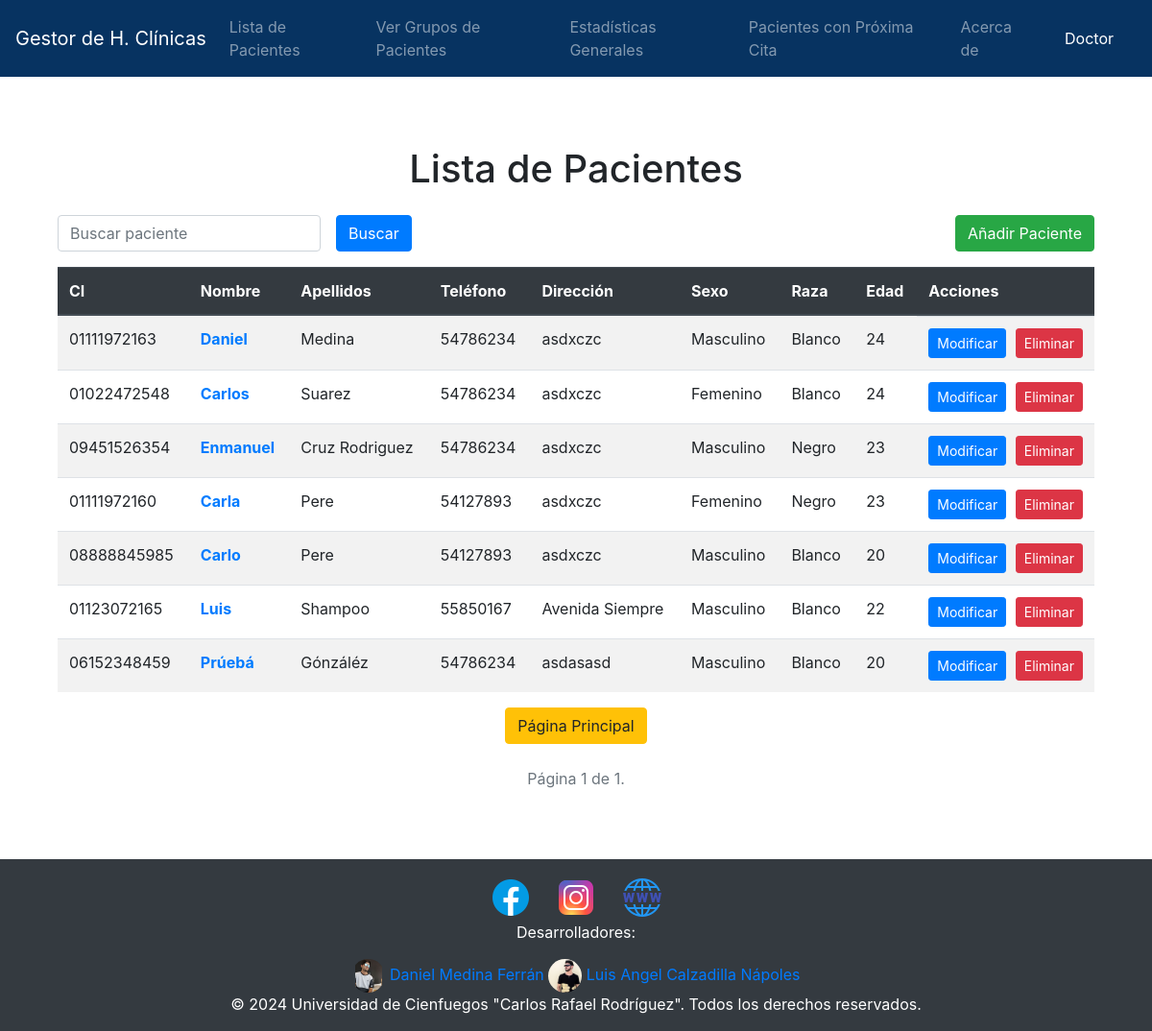
The page /pacientes/ (signed in) on the database as committed earlier.
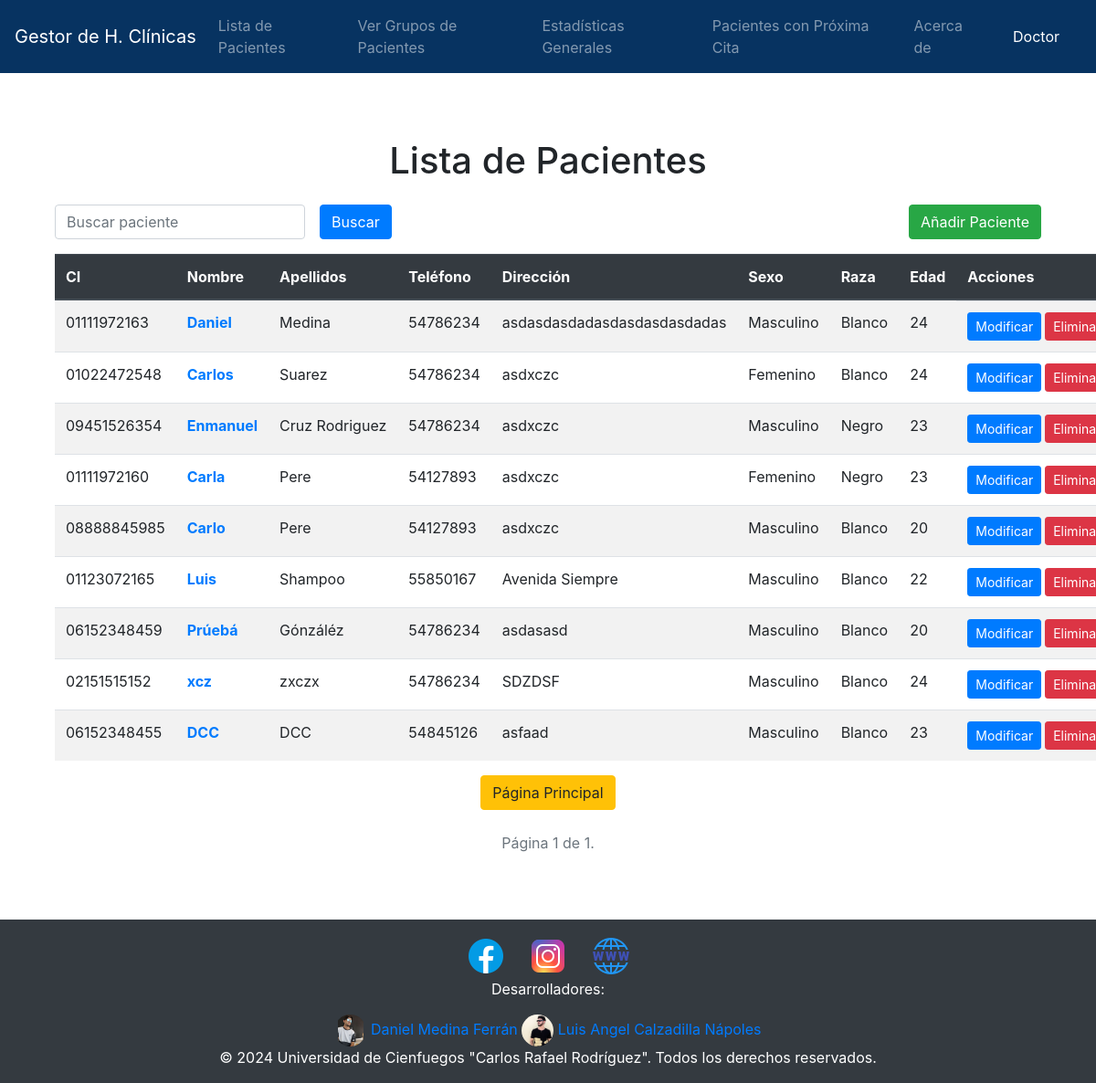
The same page on the database as committed later.
### Historia/models.py (models this page shows, shortened)
class Paciente(models.Model):
    ci = models.CharField(primary_key=True, max_length=11)
    nombre = models.CharField(max_length=50)
    apellidos = models.CharField(max_length=50)
    telefono = models.IntegerField(null=True)
    direccion = models.CharField(max_length=50)
    SEXO_CHOICES = (
        ('M', 'Masculino'),
        ('F', 'Femenino'),
    )
    sexo = models.CharField(max_length=1, choices=SEXO_CHOICES)
    RAZA_CHOICES = (
        ('B', 'Blanco'),
        ('N', 'Negro'),
    )
    raza = models.CharField(max_length=1, choices=RAZA_CHOICES)
    edad = models.IntegerField()

### Historia/views/pacientes.py (the view)
# urls.py: path('pacientes/', pacientes.lista_pacientes, name='lista_pacientes'),
@login_required(login_url="/")
def lista_pacientes(request):
    search_query = request.GET.get('search', '')
    pacientes = Paciente.objects.filter(
        Q(ci__icontains=search_query) |
        Q(nombre__icontains=search_query) |
        Q(apellidos__icontains=search_query)
    )
    page = request.GET.get('page', 1)
    paginator = Paginator(pacientes, 15)  # Mostrar 15 pacientes por página
    try:
        page_obj = paginator.page(page)
    except PageNotAnInteger:
        page_obj = paginator.page(1)
    except EmptyPage:
        page_obj = paginator.page(paginator.num_pages)
    context = {
        'pacientes': page_obj,
        'search_query': search_query  # Guardar el término de búsqueda en el contexto
    }
    return render(request, 'pacientes/lista_pacientes.html', context)

### Historia/templates/pacientes/lista_pacientes.html (shortened to what this page needs)
{% extends 'base.html' %}
{% block content %}
<div class="container">
    <h1 class="text-center my-4">Lista de Pacientes</h1>
    <div class="d-flex justify-content-between align-items-center mb-3">
        <form class="form-inline d-flex align-items-center" method="GET" action="{% url 'lista_pacientes' %}">
            <div class="form-group mr-2">
                <input type="text" class="form-control" name="search" placeholder="Buscar paciente" value="{{ request.GET.search }}" />
            </div>
            <button type="submit" class="btn btn-primary ml-2">Buscar</button>
        </form>
        {% if perms.Historia.change_paciente %}
        <a class="btn btn-success ml-2" href="{% url 'crear_paciente' %}">Añadir Paciente</a>
        {% endif %}
    </div>
    <table class="table table-striped table-hover">
        <thead class="thead-dark">
        <tr>
            <th>CI</th>
            <th>Nombre</th>
            <th>Apellidos</th>
            <th>Teléfono</th>
            <th>Dirección</th>
            <th>Sexo</th>
            <th>Raza</th>
            <th>Edad</th>
            {% if perms.Historia.change_paciente %}
            <th>Acciones</th>
            {% endif %}
        </tr>
        </thead>
        <tbody>
        {% for paciente in pacientes %}
        <tr>
            <td>{{ paciente.ci }}</td>
            <td class="truncate">
                <a href="{% url 'ver_fechas_paciente' paciente.pk %}" class="text-primary font-weight-bold">{{ paciente.nombre }}</a>
            </td>
            <td class="truncate">{{ paciente.apellidos }}</td>
            <td class="truncate">{{ paciente.telefono }}</td>
            <td class="truncate">{{ paciente.direccion }}</td>
            <td>{{ paciente.get_sexo_display }}</td>
            <td>{{ paciente.get_raza_display }}</td>
            <td>{{ paciente.edad }}</td>
            {% if perms.Historia.change_paciente %}
            <td class="actions-cell d-flex justify-content-between">
                <a href="{% url 'modificar_paciente' paciente.pk %}" class="btn btn-primary btn-sm mr-1">Modificar</a>
                <a href="{% url 'eliminar_paciente' paciente.pk %}" class="btn btn-danger btn-sm">Eliminar</a>
            </td>
            {% endif %}
        </tr>
        {% endfor %}
        </tbody>
    </table>
    <div class="text-center">
        <a class="btn btn-warning" href="{% url 'home' %}">Página Principal</a>
    </div>
    <div class="pagination d-flex justify-content-center my-4">
        <span class="step-links">
        <span class="current text-muted">
            Página {{ pacientes.number }} de {{ pacientes.paginator.num_pages }}.
        </span>
        </span>
    </div>
</div>
{% endblock %}

Rows that differ between the two databases and show on the page:
changed Paciente "Daniel": direccion "asdxczc" → "asdasdasdadasdasdasdasdadas"
added Paciente: ci "02151515152", nombre "xcz", apellidos "zxczx", telefono "54786234", direccion "SDZDSF", sexo "Masculino", raza "Blanco", edad "24"
added Paciente: ci "06152348455", nombre "DCC", apellidos "DCC", telefono "54845126", direccion "asfaad", sexo "Masculino", raza "Blanco", edad "23"
